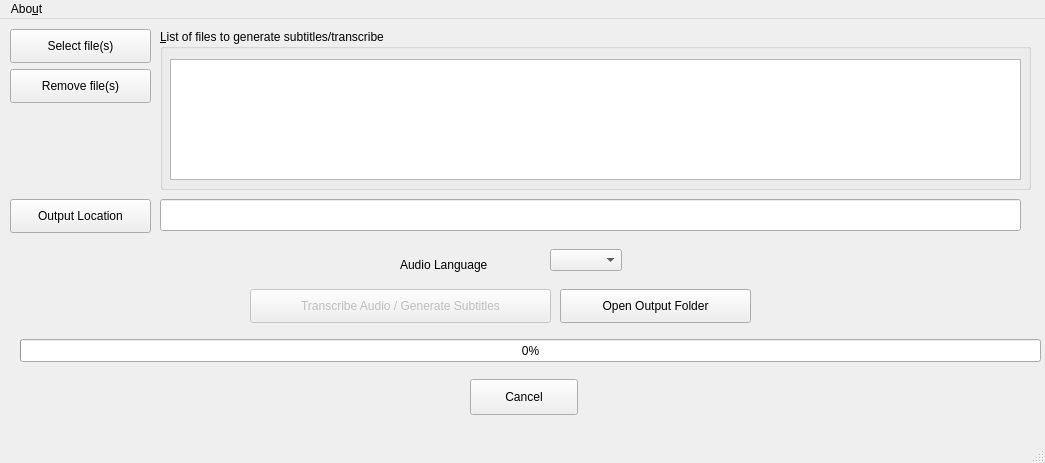
<?xml version="1.0" encoding="UTF-8"?>
<ui version="4.0">
 <class>window</class>
 <widget class="QMainWindow" name="window">
  <property name="geometry">
   <rect>
    <x>0</x>
    <y>0</y>
    <width>1045</width>
    <height>463</height>
   </rect>
  </property>
  <property name="windowTitle">
   <string>pyQtAutosub</string>
  </property>
  <widget class="QWidget" name="centralwidget">
   <widget class="QPushButton" name="bSelectMedia">
    <property name="geometry">
     <rect>
      <x>10</x>
      <y>10</y>
      <width>141</width>
      <height>34</height>
     </rect>
    </property>
    <property name="text">
     <string>Select file(s)</string>
    </property>
   </widget>
   <widget class="QComboBox" name="cbSelectLang">
    <property name="geometry">
     <rect>
      <x>550</x>
      <y>230</y>
      <width>97</width>
      <height>34</height>
     </rect>
    </property>
    <property name="sizeAdjustPolicy">
     <enum>QComboBox::AdjustToContents</enum>
    </property>
   </widget>
   <widget class="QLabel" name="labelSelectLang">
    <property name="geometry">
     <rect>
      <x>400</x>
      <y>230</y>
      <width>141</width>
      <height>31</height>
     </rect>
    </property>
    <property name="text">
     <string>Audio Language</string>
    </property>
   </widget>
   <widget class="QPushButton" name="bConvert">
    <property name="enabled">
     <bool>false</bool>
    </property>
    <property name="geometry">
     <rect>
      <x>250</x>
      <y>270</y>
      <width>301</width>
      <height>34</height>
     </rect>
    </property>
    <property name="text">
     <string>Transcribe Audio / Generate Subtitles</string>
    </property>
   </widget>
   <widget class="QProgressBar" name="progressBar">
    <property name="geometry">
     <rect>
      <x>20</x>
      <y>320</y>
      <width>1021</width>
      <height>23</height>
     </rect>
    </property>
    <property name="value">
     <number>0</number>
    </property>
   </widget>
   <widget class="QLabel" name="labelCurrentOperation">
    <property name="geometry">
     <rect>
      <x>170</x>
      <y>330</y>
      <width>871</width>
      <height>41</height>
     </rect>
    </property>
    <property name="text">
     <string/>
    </property>
   </widget>
   <widget class="QPushButton" name="bOpenOutputFolder">
    <property name="geometry">
     <rect>
      <x>560</x>
      <y>270</y>
      <width>191</width>
      <height>34</height>
     </rect>
    </property>
    <property name="text">
     <string>Open Output Folder</string>
    </property>
   </widget>
   <widget class="QPushButton" name="bSelectOutputFolder">
    <property name="geometry">
     <rect>
      <x>10</x>
      <y>180</y>
      <width>141</width>
      <height>34</height>
     </rect>
    </property>
    <property name="text">
     <string>Output Location</string>
    </property>
   </widget>
   <widget class="QLineEdit" name="qleOutputFolder">
    <property name="geometry">
     <rect>
      <x>160</x>
      <y>180</y>
      <width>861</width>
      <height>32</height>
     </rect>
    </property>
    <property name="text">
     <string/>
    </property>
    <property name="readOnly">
     <bool>true</bool>
    </property>
   </widget>
   <widget class="QGroupBox" name="groupBox">
    <property name="geometry">
     <rect>
      <x>160</x>
      <y>10</y>
      <width>871</width>
      <height>161</height>
     </rect>
    </property>
    <property name="title">
     <string>&amp;List of files to generate subtitles/transcribe</string>
    </property>
    <property name="alignment">
     <set>Qt::AlignLeading|Qt::AlignLeft|Qt::AlignTop</set>
    </property>
    <property name="flat">
     <bool>false</bool>
    </property>
    <property name="checkable">
     <bool>false</bool>
    </property>
    <widget class="QListWidget" name="qlwListFilesSelected">
     <property name="geometry">
      <rect>
       <x>10</x>
       <y>30</y>
       <width>851</width>
       <height>121</height>
      </rect>
     </property>
    </widget>
   </widget>
   <widget class="QPushButton" name="bRemoveFile">
    <property name="geometry">
     <rect>
      <x>10</x>
      <y>50</y>
      <width>141</width>
      <height>34</height>
     </rect>
    </property>
    <property name="text">
     <string>Remove file(s)</string>
    </property>
   </widget>
   <widget class="QLabel" name="labelProgressFileIndex">
    <property name="geometry">
     <rect>
      <x>30</x>
      <y>330</y>
      <width>131</width>
      <height>41</height>
     </rect>
    </property>
    <property name="text">
     <string/>
    </property>
   </widget>
   <widget class="QPushButton" name="bCancel">
    <property name="geometry">
     <rect>
      <x>470</x>
      <y>360</y>
      <width>108</width>
      <height>36</height>
     </rect>
    </property>
    <property name="text">
     <string>Cancel</string>
    </property>
   </widget>
  </widget>
  <widget class="QMenuBar" name="menubar">
   <property name="geometry">
    <rect>
     <x>0</x>
     <y>0</y>
     <width>1045</width>
     <height>32</height>
    </rect>
   </property>
   <widget class="QMenu" name="menuAbout">
    <property name="title">
     <string>Abo&amp;ut</string>
    </property>
    <addaction name="actionLicense"/>
    <addaction name="actionAbout_pyQtAutosub"/>
   </widget>
   <addaction name="menuAbout"/>
  </widget>
  <widget class="QStatusBar" name="statusbar"/>
  <action name="actionLicense">
   <property name="text">
    <string>&amp;License</string>
   </property>
  </action>
  <action name="actionAbout_pyQtAutosub">
   <property name="text">
    <string>&amp;About pyQtAutosub</string>
   </property>
  </action>
 </widget>
 <resources/>
 <connections/>
</ui>
